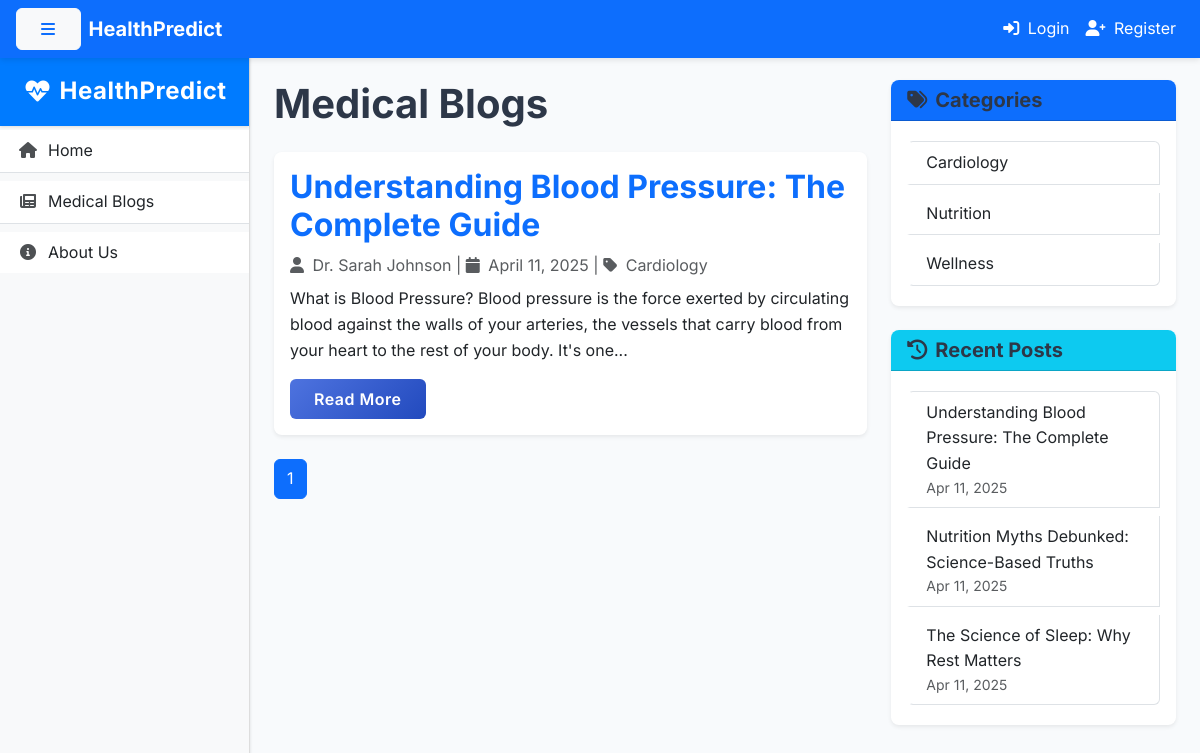
Screenshot of /blogs/category/Cardiology with the database file from the repository.
### app.py (models this page shows)
class BlogPost(db.Model):
    id = db.Column(db.Integer, primary_key=True)
    title = db.Column(db.String(200), nullable=False)
    content = db.Column(db.Text, nullable=False)
    author = db.Column(db.String(100), nullable=False)
    category = db.Column(db.String(50), nullable=False)
    created_at = db.Column(db.DateTime, default=datetime.utcnow)
    image_url = db.Column(db.String(200))
    slug = db.Column(db.String(300), unique=True)
    excerpt = db.Column(db.String(300))

### app.py (the view)
@app.route('/blogs/category/<string:category>')
def blogs_by_category(category):
    page = request.args.get('page', 1, type=int)
    blogs = BlogPost.query.filter_by(category=category)\
               .order_by(BlogPost.created_at.desc())\
               .paginate(page=page, per_page=5)
    return render_template('blogs.html', blogs=blogs, category=category)

### app.py (called while the page is built)
@app.context_processor
def inject_common_data():
    categories = db.session.query(BlogPost.category).distinct().all()
    recent_blogs = BlogPost.query.order_by(BlogPost.created_at.desc()).limit(3).all()
    return dict(
        categories=[c[0] for c in categories],
        recent_blogs=recent_blogs,
        current_year=datetime.now().year
    )

### templates/blogs.html (shortened to what this page needs)
{% extends "base.html" %}
{% block content %}
<div class="row">
    <div class="col-lg-8">
        <h1 class="mb-4">Medical Blogs</h1>
        {% for blog in blogs.items %}
        <div class="card mb-4 shadow-sm">
            <div class="card-body">
                <h2 class="card-title">
                    <a href="{{ url_for('blog_detail', slug=blog.slug) }}" class="text-decoration-none">
                        {{ blog.title }}
                    </a>
                </h2>
                <div class="mb-2 text-muted">
                    <i class="fas fa-user me-1"></i> {{ blog.author }} |
                    <i class="fas fa-calendar me-1"></i> {{ blog.created_at.strftime('%B %d, %Y') }} |
                    <i class="fas fa-tag me-1"></i> {{ blog.category }}
                </div>
                <p class="card-text">{{ blog.content|striptags|truncate(200) }}</p>
                <a href="{{ url_for('blog_detail', slug=blog.slug) }}" class="btn btn-primary">Read More</a>
            </div>
        </div>
        {% endfor %}
        <nav aria-label="Blog pagination">
            <ul class="pagination">
                {% for page_num in blogs.iter_pages(left_edge=1, right_edge=1, left_current=2, right_current=3) %}
                    {% if page_num %}
                        <li class="page-item {% if page_num == blogs.page %}active{% endif %}">
                            <a class="page-link" href="{{ url_for('blogs', page=page_num) }}">{{ page_num }}</a>
                        </li>
                    {% else %}
                        <li class="page-item disabled">
                            <span class="page-link">...</span>
                        </li>
                    {% endif %}
                {% endfor %}
            </ul>
        </nav>
    </div>
    <div class="col-lg-4">
        <div class="card shadow-sm mb-4">
            <div class="card-header bg-primary text-white">
                <h5 class="mb-0"><i class="fas fa-tags me-2"></i>Categories</h5>
            </div>
            <div class="card-body">
                <div class="list-group">
                    {% for category in categories %}
                    <a href="{{ url_for('blogs_by_category', category=category) }}"
                       class="list-group-item list-group-item-action">
                        {{ category }}
                    </a>
                    {% endfor %}
                </div>
            </div>
        </div>
        <div class="card shadow-sm">
            <div class="card-header bg-info text-white">
                <h5 class="mb-0"><i class="fas fa-history me-2"></i>Recent Posts</h5>
            </div>
            <div class="card-body">
                <div class="list-group">
                    {% for recent_blog in recent_blogs %}
                    <a href="{{ url_for('blog_detail', slug=recent_blog.slug) }}"
                       class="list-group-item list-group-item-action">
                        {{ recent_blog.title }}
                        <small class="d-block text-muted">{{ recent_blog.created_at.strftime('%b %d, %Y') }}</small>
                    </a>
                    {% endfor %}
                </div>
            </div>
        </div>
    </div>
</div>
{% endblock %}

### static/css/style.css (style rules this page uses)
:root { --primary: #4e73df; --primary-hover: #3a5ec0; --success: #1cc88a; --info: #36b9cc; --warning: #f6c23e; --danger: #e74a3b; --light: #f8f9fa; --dark: #5a5c69; --transition: all 0.3s cubic-bezier(0.25, 0.8, 0.25, 1); --shadow-sm: 0 1px 3px rgba(0,0,0,0.12); --shadow-md: 0 4px 6px rgba(0,0,0,0.1); --shadow-lg: 0 10px 20px rgba(0,0,0,0.1); }
body { font-family: 'Nunito', -apple-system, BlinkMacSystemFont, sans-serif; line-height: 1.6; color: #4a4a4a; }
.list-group-item { border-left: 3px solid transparent; transition: var(--transition); margin: 0.25rem 0; }
.card { border: none; border-radius: 0.5rem; overflow: hidden; transition: var(--transition); box-shadow: var(--shadow-sm); background-color: white; }
h1, h2, h3, h4, h5 { font-weight: 700; color: #2d3748; }
.btn { font-weight: 600; padding: 0.5rem 1.5rem; border-radius: 0.375rem; transition: var(--transition); letter-spacing: 0.5px; }
.btn-primary { background: linear-gradient(135deg, var(--primary) 0%, #224abe 100%); border: none; }
.card, .feature-card { animation: fadeIn 0.5s ease-out forwards; }

### templates/base.html (style rules this page uses)
body { font-family: 'Inter', sans-serif; background: #f8f9fa; margin: 0; }

### rows the page displays
BlogPost: title "Understanding Blood Pressure: The Complete Guide", author "Dr. Sarah Johnson", created_at "April 11, 2025", category "Cardiology", content "What is Blood Pressure? Blood pressure is the force exerted by circulating blood against the walls of your arteries, the vessels that carry blood from your heart to the rest of your body. It's one...", created_at "Apr 11, 2025"
BlogPost: title "Nutrition Myths Debunked: Science-Based Truths", created_at "Apr 11, 2025"
BlogPost: title "The Science of Sleep: Why Rest Matters", created_at "Apr 11, 2025"

### other values shown
{{ page_num }} "1"
{{ category }} "Cardiology" "Nutrition" "Wellness"
